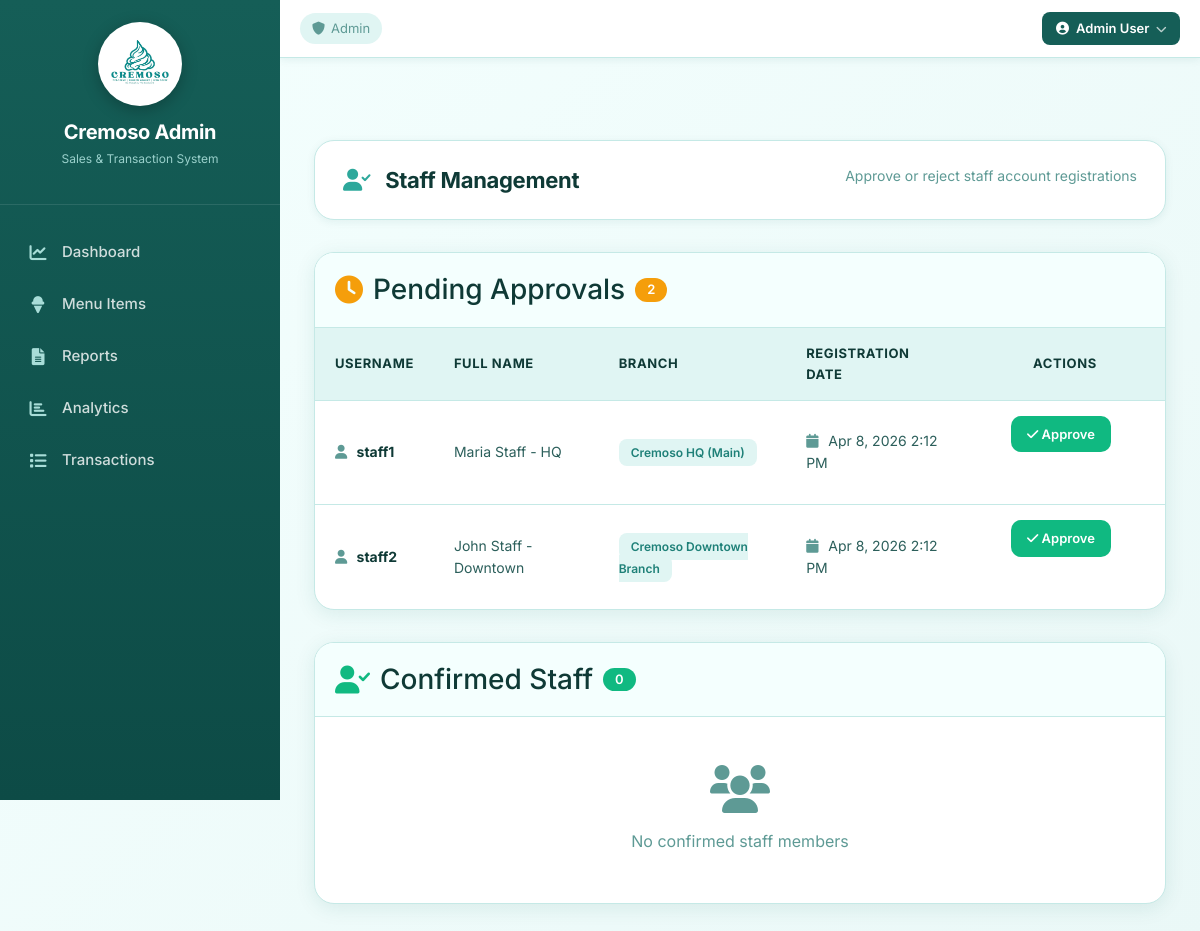
Page /admin/staff_management.php (signed in) on the earlier database version.
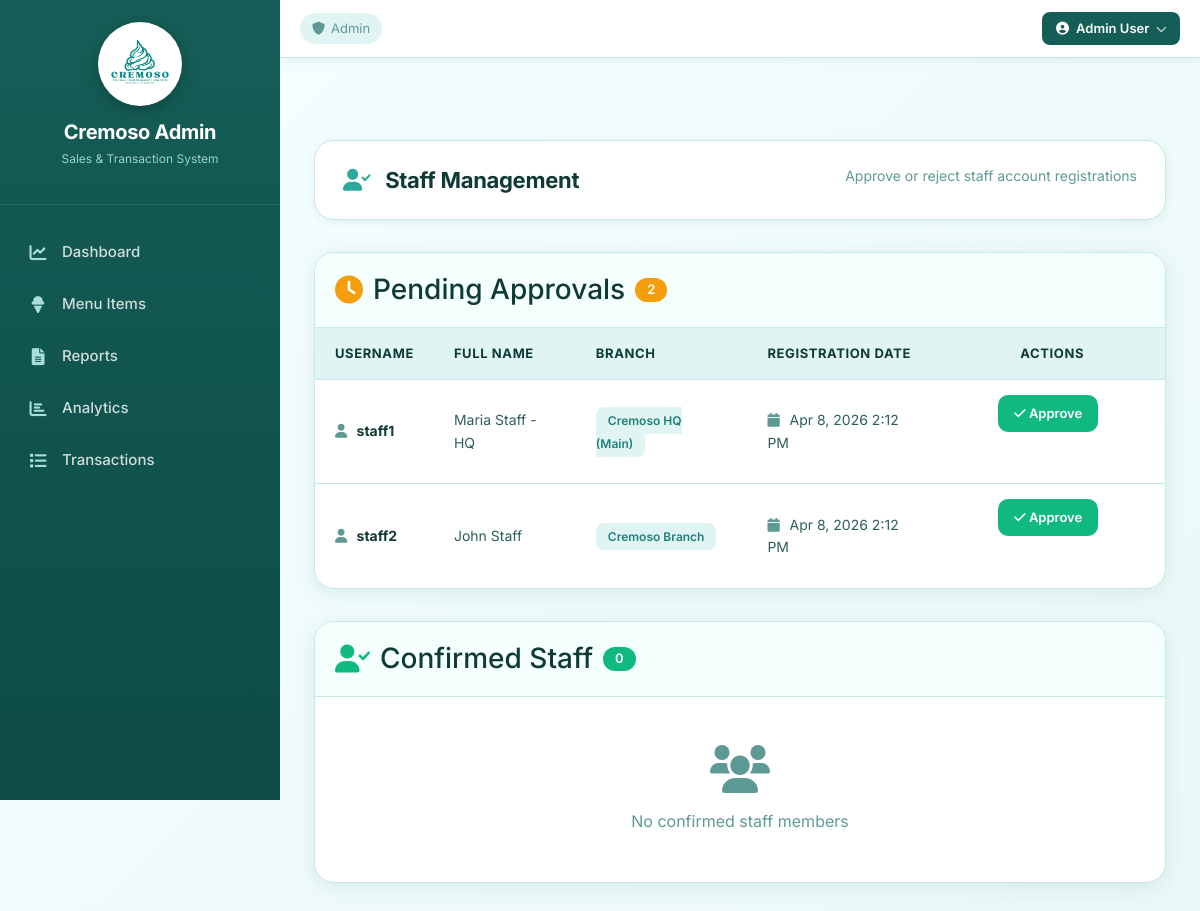
Same page on the later database version.
### tables this page shows
CREATE TABLE users (
    user_id INT PRIMARY KEY AUTO_INCREMENT,
    username VARCHAR(50) UNIQUE NOT NULL,
    fullname VARCHAR(100) NOT NULL,
    password VARCHAR(255) NOT NULL,
    role ENUM('admin','staff') NOT NULL,
    branch_id INT NULL,
    created_at TIMESTAMP DEFAULT CURRENT_TIMESTAMP,
    FOREIGN KEY (branch_id) REFERENCES branches(branch_id) ON DELETE SET NULL
);

CREATE TABLE branches (
    branch_id INT PRIMARY KEY AUTO_INCREMENT,
    branch_name VARCHAR(100) NOT NULL,
    location VARCHAR(255) NOT NULL
);

### admin/staff_management.php (the view, shortened to what the changed rows need)
<?php
global $pdo;
$pendingStmt = $pdo->prepare("
    SELECT u.user_id, u.username, u.fullname, u.created_at, b.branch_name
    FROM users u
    LEFT JOIN branches b ON u.branch_id = b.branch_id
    WHERE u.role = 'staff' AND u.is_confirmed = FALSE
    ORDER BY u.created_at DESC
");
$pendingStmt->execute();
$pendingStaff = $pendingStmt->fetchAll();
?>
<?php include __DIR__ . '/../includes/header.php'; ?>
<div class="main-content">
    <div class="page-header">
        <h1><i class="fas fa-user-check"></i> Staff Management</h1>
    </div>
    <div class="data-table" style="margin-bottom: 32px;">
        <?php if (count($pendingStaff) > 0): ?>
        <table>
            <thead>
                <tr>
                    <th>Username</th>
                    <th>Full Name</th>
                    <th>Branch</th>
                    <th>Registration Date</th>
                    <th style="text-align: center;">Actions</th>
                </tr>
            </thead>
            <tbody>
                <?php foreach ($pendingStaff as $staff): ?>
                <tr>
                    <td>
                        <strong style="color: var(--text-dark);">
                            <i class="fas fa-user" style="color: var(--text-muted); margin-right: 6px;"></i>
                            <?= htmlspecialchars($staff['username']) ?>
                        </strong>
                    </td>
                    <td><?= htmlspecialchars($staff['fullname']) ?></td>
                    <td>
                        <span class="badge-info">
                            <?= htmlspecialchars($staff['branch_name']) ?>
                        </span>
                    </td>
                    <td>
                        <i class="fas fa-calendar" style="color: var(--text-muted); margin-right: 6px;"></i>
                        <?= date('M j, Y g:i A', strtotime($staff['created_at'])) ?>
                    </td>
                    <td style="text-align: center;">
                        <form method="POST" style="display: inline-block; margin-right: 8px;">
                            <button type="submit" name="confirm_staff" class="btn-success"
                                    onclick="return confirm('Confirm this staff account?')"
                                    style="padding: 8px 16px; font-size: 13px;">
                                <i class="fas fa-check"></i> Approve
                            </button>
                        </form>
                        <form method="POST" style="display: inline-block;">
                            <button type="submit" name="reject_staff" class="btn-danger"
                                    onclick="return confirm('Reject and delete this staff account? This action cannot be undone.')"
                                    style="padding: 8px 16px; font-size: 13px;">
                                <i class="fas fa-times"></i> Reject
                            </button>
                        </form>
                    </td>
                </tr>
                <?php endforeach; ?>
            </tbody>
        </table>
        <?php endif; ?>
    </div>
</div>
<?php include __DIR__ . '/../includes/footer.php'; ?>

Differences in the rows shown:
changed users "staff2": fullname "John Staff - Downtown" → "John Staff"; branch.branch_name "Cremoso Downtown Branch" → "Cremoso Branch"
